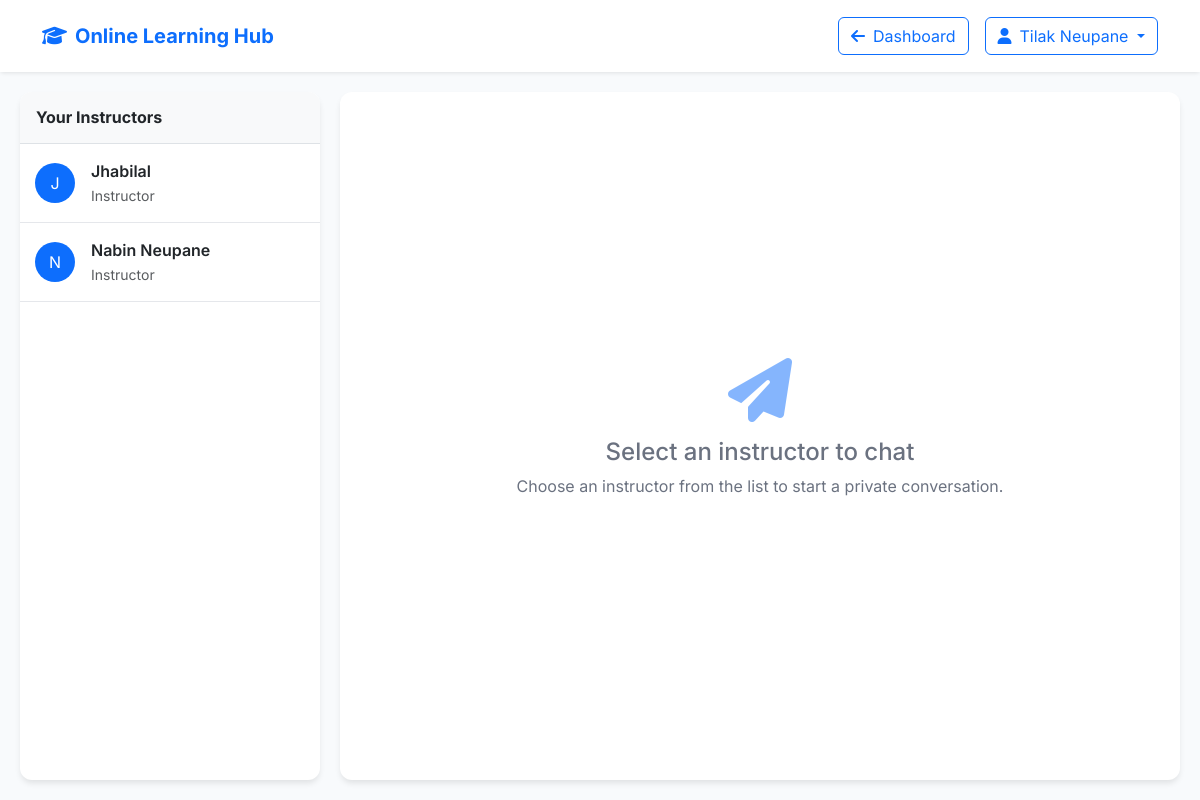
/Student/messages.php (signed in), run on the app's committed database.
### tables this page shows
CREATE TABLE `instructor` (
  `instructor_id` int(11) NOT NULL,
  `name` varchar(100) NOT NULL,
  `email` varchar(150) NOT NULL,
  `password` varchar(255) NOT NULL,
  `phone` varchar(20) DEFAULT NULL,
  `bio` text DEFAULT NULL,
  `expertise` varchar(255) DEFAULT NULL,
  `profile_image` varchar(255) DEFAULT NULL,
  `status` enum('active','inactive','suspended') DEFAULT 'active',
  `created_at` timestamp NOT NULL DEFAULT current_timestamp(),
  `updated_at` timestamp NOT NULL DEFAULT current_timestamp() ON UPDATE current_timestamp()
);

### Student/messages.php (the view, shortened to what this page needs)
<?php
$db = getDB();
$student_id = $_SESSION['user_id'];
$student_name = $_SESSION['name'];
$db->query("CREATE TABLE IF NOT EXISTS private_messages (
    message_id INT AUTO_INCREMENT PRIMARY KEY,
    sender_id INT NOT NULL,
    sender_role ENUM('student', 'instructor') NOT NULL,
    receiver_id INT NOT NULL,
    receiver_role ENUM('student', 'instructor') NOT NULL,
    message TEXT NOT NULL,
    is_read BOOLEAN DEFAULT FALSE,
    created_at TIMESTAMP DEFAULT CURRENT_TIMESTAMP,
    INDEX (sender_id, sender_role),
    INDEX (receiver_id, receiver_role)
)");
$instructors_query = "
    SELECT DISTINCT i.instructor_id, i.name, i.email
    FROM instructor i
    JOIN courses c ON i.instructor_id = c.instructor_id
    JOIN enrollments e ON c.course_id = e.course_id
    WHERE e.student_id = ? AND e.status IN ('active', 'completed')
";
$stmt = $db->prepare($instructors_query);
$stmt->bind_param("i", $student_id);
$stmt->execute();
$instructors_result = $stmt->get_result();
$instructors = [];
while ($row = $instructors_result->fetch_assoc()) {
    $instructors[] = $row;
}
$selected_instructor_id = isset($_GET['instructor_id']) ? (int)$_GET['instructor_id'] : 0;
$active_instructor = null;
$messages = [];
?>
<!DOCTYPE html>
<html lang="en">
<head>
    <link href="https://cdn.jsdelivr.net/npm/bootstrap@5.3.3/dist/css/bootstrap.min.css" rel="stylesheet">
    <link rel="stylesheet" href="https://cdnjs.cloudflare.com/ajax/libs/font-awesome/6.5.0/css/all.min.css">
</head>
<body>
    <nav class="navbar navbar-expand-lg navbar-custom">
        <div class="container">
            <a class="navbar-brand fw-bold text-primary" href="../index.php"><i class="fas fa-graduation-cap me-2"></i>Online Learning Hub</a>
            <div class="d-flex align-items-center">
                <a href="student_dashboard.php" class="btn btn-outline-primary me-3"><i class="fas fa-arrow-left me-2"></i>Dashboard</a>
                <div class="dropdown">
                    <button class="btn btn-outline-primary dropdown-toggle" type="button" data-bs-toggle="dropdown">
                        <i class="fas fa-user me-2"></i><?php echo htmlspecialchars($student_name); ?>
                    </button>
                </div>
            </div>
        </div>
    </nav>
    <div class="chat-container">
        <div class="instructors-list">
            <div class="p-3 border-bottom bg-light">
                <h6 class="mb-0 fw-bold">Your Instructors</h6>
            </div>
            <?php if (empty($instructors)): ?>
                <div class="p-4 text-center text-muted">
                    <small>No instructors found. Enroll in a course to start chatting.</small>
                </div>
            <?php else: ?>
                <?php foreach ($instructors as $inst): ?>
                    <a href="?instructor_id=<?php echo $inst['instructor_id']; ?>"
                       class="instructor-item <?php echo ($selected_instructor_id == $inst['instructor_id']) ? 'active' : ''; ?>">
                        <div class="d-flex align-items-center">
                            <div class="rounded-circle bg-primary text-white d-flex align-items-center justify-content-center me-3" style="width: 40px; height: 40px;">
                                <?php echo strtoupper(substr($inst['name'], 0, 1)); ?>
                            </div>
                            <div>
                                <div class="fw-semibold"><?php echo htmlspecialchars($inst['name']); ?></div>
                                <small class="text-muted">Instructor</small>
                            </div>
                        </div>
                    </a>
                <?php endforeach; ?>
            <?php endif; ?>
        </div>
        <div class="chat-area">
            <?php if ($active_instructor): ?>
                <div class="chat-header d-flex align-items-center">
                    <div class="rounded-circle bg-primary text-white d-flex align-items-center justify-content-center me-3" style="width: 40px; height: 40px;">
                        <?php echo strtoupper(substr($active_instructor['name'], 0, 1)); ?>
                    </div>
                    <div>
                        <h6 class="mb-0 fw-bold"><?php echo htmlspecialchars($active_instructor['name']); ?></h6>
                        <small class="text-success"><i class="fas fa-circle fa-xs me-1"></i>Available</small>
                    </div>
                </div>
                <div class="messages-box" id="messagesBox">
                    <?php if (empty($messages)): ?>
                        <div class="text-center text-muted my-auto">
                            <i class="far fa-comments fa-3x mb-3"></i>
                            <p>No messages yet. Start the conversation!</p>
                        </div>
                    <?php else: ?>
                        <?php foreach ($messages as $msg): ?>
                            <div class="message <?php echo ($msg['sender_role'] === 'student') ? 'sent' : 'received'; ?>">
                                <div><?php echo nl2br(htmlspecialchars($msg['message'])); ?></div>
                                <div class="message-time"><?php echo date('h:i A', strtotime($msg['created_at'])); ?></div>
                            </div>
                        <?php endforeach; ?>
                    <?php endif; ?>
                </div>
                <div class="chat-input">
                    <form method="POST">
                        <div class="input-group">
                            <input type="text" name="message" class="form-control" placeholder="Type your message..." required autocomplete="off">
                            <button class="btn btn-primary" type="submit" name="send_message">
                                <i class="fas fa-paper-plane"></i>
                            </button>
                        </div>
                    </form>
                </div>
            <?php else: ?>
                <div class="empty-state">
                    <i class="fas fa-paper-plane fa-4x mb-3 text-primary opacity-50"></i>
                    <h4>Select an instructor to chat</h4>
                    <p>Choose an instructor from the list to start a private conversation.</p>
                </div>
            <?php endif; ?>
        </div>
    </div>
</body>
</html>

### Student/messages.php (style rules this page uses)
body { font-family: 'Inter', sans-serif; background-color: #f8fafc; height: 100vh; display: flex; flex-direction: column; }
.navbar-custom { background: white; box-shadow: 0 2px 4px -1px rgba(0,0,0,0.1); padding: 1rem 0; flex-shrink: 0; }
.chat-container { flex: 1; display: flex; overflow: hidden; max-width: 1400px; margin: 0 auto; width: 100%; padding: 20px; gap: 20px; }
.instructors-list { width: 300px; background: white; border-radius: 12px; box-shadow: 0 4px 6px -1px rgba(0,0,0,0.1); overflow-y: auto; display: flex; flex-direction: column; }
.chat-area { flex: 1; background: white; border-radius: 12px; box-shadow: 0 4px 6px -1px rgba(0,0,0,0.1); display: flex; flex-direction: column; overflow: hidden; }
.instructor-item { padding: 15px; border-bottom: 1px solid #e5e7eb; cursor: pointer; transition: background 0.2s; text-decoration: none; color: inherit; display: block; }
.empty-state { display: flex; align-items: center; justify-content: center; height: 100%; color: #6b7280; flex-direction: column; }

### data on the page
instructor: name "J", name "Jhabilal"
instructor: name "N", name "Nabin Neupane"

### other printed values
$student_name "Tilak Neupane"
